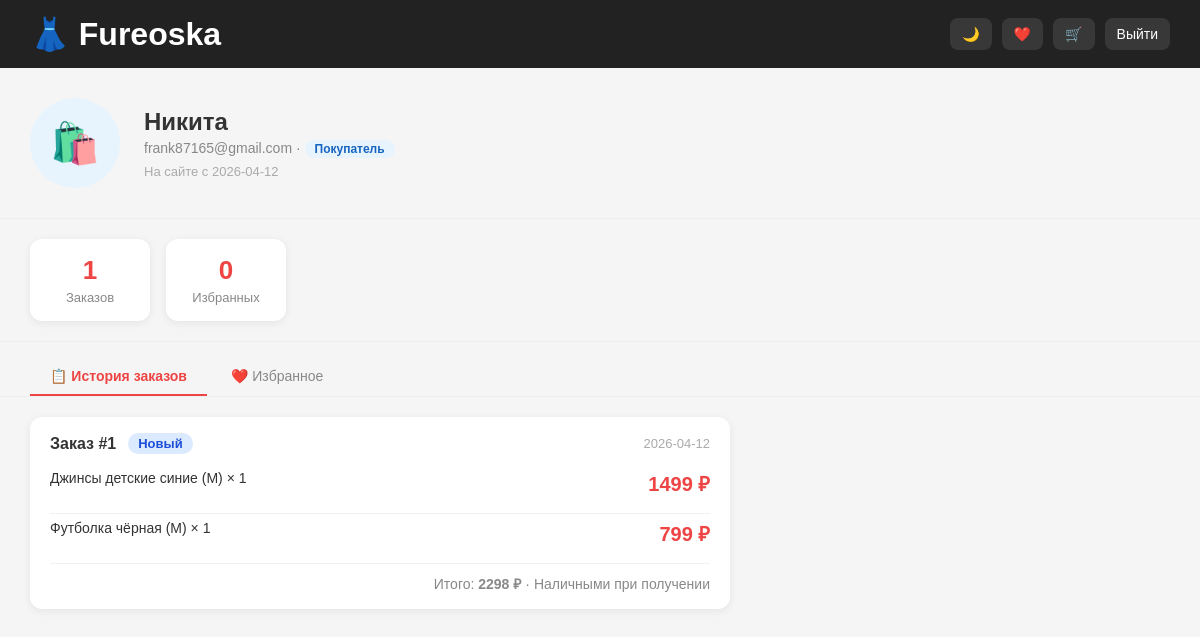
Screenshot of /profile (signed in) with the database file from the repository.
### tables this page shows
CREATE TABLE users (
            id INTEGER PRIMARY KEY AUTOINCREMENT,
            username TEXT UNIQUE NOT NULL,
            email TEXT UNIQUE NOT NULL,
            password TEXT NOT NULL,
            role TEXT NOT NULL DEFAULT 'buyer',
            shop_name TEXT, shop_desc TEXT, avatar TEXT,
            created_at TEXT DEFAULT CURRENT_TIMESTAMP);

CREATE TABLE orders (
            id INTEGER PRIMARY KEY AUTOINCREMENT,
            buyer_id INTEGER, buyer_name TEXT, phone TEXT, email TEXT,
            address TEXT, payment TEXT, total INTEGER,
            status TEXT DEFAULT 'Новый',
            created_at TEXT DEFAULT CURRENT_TIMESTAMP,
            FOREIGN KEY (buyer_id) REFERENCES users(id));

CREATE TABLE order_items (
            id INTEGER PRIMARY KEY AUTOINCREMENT,
            order_id INTEGER, product_id INTEGER, product_name TEXT,
            price INTEGER, size TEXT, qty INTEGER,
            FOREIGN KEY (order_id) REFERENCES orders(id));

### app.py (the view)
@app.route("/profile")
def profile():
    user = current_user()
    if not user: return redirect(url_for("login"))
    if user["role"] == "admin": return redirect(url_for("admin_dashboard"))
    conn = get_db()
    if user["role"] == "seller":
        products_list = conn.execute("SELECT * FROM products WHERE seller_id=? ORDER BY created_at DESC",(user["id"],)).fetchall()
        total_sales = conn.execute("""SELECT COALESCE(SUM(oi.price*oi.qty),0) as total FROM order_items oi
            JOIN products p ON oi.product_id=p.id WHERE p.seller_id=?""",(user["id"],)).fetchone()["total"]
        orders_count = conn.execute("""SELECT COUNT(DISTINCT oi.order_id) as cnt FROM order_items oi
            JOIN products p ON oi.product_id=p.id WHERE p.seller_id=?""",(user["id"],)).fetchone()["cnt"]
        recent_orders = conn.execute("""SELECT o.*,oi.product_name,oi.size,oi.qty,oi.price as item_price,o.id as order_id
            FROM orders o JOIN order_items oi ON o.id=oi.order_id JOIN products p ON oi.product_id=p.id
            WHERE p.seller_id=? ORDER BY o.created_at DESC LIMIT 10""",(user["id"],)).fetchall()
        conn.close()
        return render_template("profile_seller.html",user=user,products=products_list,
            total_sales=total_sales,orders_count=orders_count,recent_orders=recent_orders,
            cart_count=get_cart_count(),dark=get_dark())
    else:
        orders = conn.execute("SELECT * FROM orders WHERE buyer_id=? ORDER BY created_at DESC",(user["id"],)).fetchall()
        orders_with_items = [{"order":o,"lines":conn.execute("SELECT * FROM order_items WHERE order_id=?",(o["id"],)).fetchall()} for o in orders]
        fav_ids = [r["product_id"] for r in conn.execute("SELECT product_id FROM favorites WHERE user_id=?",(user["id"],)).fetchall()]
        fav_products = [p for p in [conn.execute("SELECT * FROM products WHERE id=?",(fid,)).fetchone() for fid in fav_ids] if p]
        conn.close()
        return render_template("profile_buyer.html",user=user,orders=orders_with_items,
            favorites=fav_products,cart_count=get_cart_count(),dark=get_dark())

### app.py (called while the page is built)
def get_db():
    conn = sqlite3.connect(DB)
    conn.row_factory = sqlite3.Row
    return conn

def current_user():
    uid = session.get("user_id")
    if not uid: return None
    conn = get_db()
    user = conn.execute("SELECT * FROM users WHERE id=?",(uid,)).fetchone()
    conn.close()
    return user

def get_cart_count():
    return sum(session.get("cart",{}).values())

def get_dark():
    return session.get("dark",False)

### templates/profile_buyer.html (shortened to what this page needs)
<!DOCTYPE html>
<html>
<head>
    <link rel="stylesheet" href="/static/style.css">
</head>
<body class="{{ 'dark' if dark else '' }}">
    <header>
        <a href="/" style="text-decoration:none; color:inherit;"><h1>👗 Fureoska</h1></a>
        <div class="header-right">
            <a href="/toggle-theme" class="icon-btn">{{ '☀️' if dark else '🌙' }}</a>
            <a href="/favorites" class="icon-btn">❤️</a>
            <a href="/cart" class="icon-btn">🛒 {% if cart_count > 0 %}<span class="badge">{{ cart_count }}</span>{% endif %}</a>
            <a href="/logout" class="icon-btn">Выйти</a>
        </div>
    </header>
    <div class="profile-header">
        <div class="profile-avatar buyer-avatar">🛍️</div>
        <div class="profile-info">
            <h1>{{ user.username }}</h1>
            <p class="profile-username">{{ user.email }} · <span class="role-badge buyer">Покупатель</span></p>
            <p class="profile-date">На сайте с {{ user.created_at[:10] }}</p>
        </div>
    </div>
    <div class="stats-row">
        <div class="stat-card">
            <div class="stat-num">{{ orders|length }}</div>
            <div class="stat-label">Заказов</div>
        </div>
        <div class="stat-card">
            <div class="stat-num">{{ favorites|length }}</div>
            <div class="stat-label">Избранных</div>
        </div>
    </div>
    <div class="profile-tabs">
        <button class="ptab active" onclick="showTab('orders')">📋 История заказов</button>
        <button class="ptab" onclick="showTab('favorites')">❤️ Избранное</button>
    </div>
    <div id="tab-orders" class="tab-content">
        {% if orders %}
        <div class="orders-list">
            {% for entry in orders %}
            <div class="order-card">
                <div class="order-card-header">
                    <span><strong>Заказ #{{ entry.order.id }}</strong></span>
                    <span class="order-status status-{{ entry.order.status | replace(' ', '-') | lower }}">{{ entry.order.status }}</span>
                    <span class="order-date">{{ entry.order.created_at[:10] }}</span>
                </div>
                {% for item in entry.lines %}
                <div class="order-card-body">
                    <span>{{ item.product_name }} ({{ item.size }}) × {{ item.qty }}</span>
                    <span class="price">{{ item.price * item.qty }} ₽</span>
                </div>
                {% endfor %}
                <div class="order-total-line">Итого: <strong>{{ entry.order.total }} ₽</strong> · {{ entry.order.payment }}</div>
            </div>
            {% endfor %}
        </div>
        {% else %}
        <p class="empty">У вас пока нет заказов. <a href="/">Перейти в магазин</a></p>
        {% endif %}
    </div>
</body>
</html>

### static/style.css (style rules this page uses)
* { box-sizing: border-box; margin: 0; padding: 0; }
body { font-family: Arial, sans-serif; background: #f5f5f5; color: #333; transition: background 0.3s, color 0.3s; }
header { background: #222; color: white; padding: 15px 30px; display: flex; justify-content: space-between; align-items: center; flex-wrap: wrap; gap: 10px; }
.header-right { display: flex; align-items: center; gap: 10px; flex-wrap: wrap; }
.icon-btn { color: white; text-decoration: none; font-size: 14px; padding: 8px 12px; border-radius: 8px; background: rgba(255,255,255,0.1); position: relative; }
.price { font-size: 20px; font-weight: bold; color: #e44; margin-bottom: 10px; }
.profile-header { display: flex; gap: 24px; align-items: center; padding: 30px; flex-wrap: wrap; border-bottom: 1px solid #eee; }
.profile-avatar { width: 90px; height: 90px; border-radius: 50%; display: flex; align-items: center; justify-content: center; font-size: 40px; flex-shrink: 0; }
.buyer-avatar { background: #e8f4fd; }
.profile-info { flex: 1; }
.profile-info h1 { font-size: 24px; margin-bottom: 4px; }
.profile-username { color: #888; font-size: 14px; margin-bottom: 6px; }
.profile-date { font-size: 13px; color: #aaa; }
.role-badge { display: inline-block; padding: 2px 10px; border-radius: 20px; font-size: 12px; font-weight: bold; }
.role-badge.buyer { background: #e8f4fd; color: #1565c0; }
.stats-row { display: flex; gap: 16px; padding: 20px 30px; border-bottom: 1px solid #eee; flex-wrap: wrap; }
.stat-card { background: white; border-radius: 12px; padding: 16px 24px; text-align: center; box-shadow: 0 2px 8px rgba(0,0,0,0.07); min-width: 120px; }
.stat-num { font-size: 26px; font-weight: bold; color: #e44; }
.stat-label { font-size: 13px; color: #888; margin-top: 4px; }
.profile-tabs { display: flex; gap: 4px; padding: 16px 30px 0; border-bottom: 1px solid #eee; overflow-x: auto; -webkit-overflow-scrolling: touch; scrollbar-width: none; }
.ptab { padding: 10px 20px; border: none; background: none; cursor: pointer; font-size: 14px; color: #888; border-bottom: 3px solid transparent; margin-bottom: -1px; transition: all 0.2s; white-space: nowrap; flex-shrink: 0; }
.ptab.active { color: #e44; border-bottom-color: #e44; font-weight: bold; }
.tab-content { padding: 20px 30px 40px; }
.orders-list { display: flex; flex-direction: column; gap: 12px; max-width: 700px; }
.order-card { background: white; border-radius: 12px; padding: 16px 20px; box-shadow: 0 2px 8px rgba(0,0,0,0.07); }
.order-card-header { display: flex; gap: 12px; align-items: center; margin-bottom: 10px; flex-wrap: wrap; }
.order-status { background: #e8f4fd; color: #1565c0; padding: 2px 10px; border-radius: 20px; font-size: 12px; }
.order-date { color: #aaa; font-size: 13px; margin-left: auto; }
.order-card-body { display: flex; justify-content: space-between; padding: 6px 0; font-size: 14px; border-bottom: 1px solid #f0f0f0; }
.order-total-line { text-align: right; margin-top: 10px; font-size: 14px; color: #888; }
.order-status { padding: 3px 10px; border-radius: 20px; font-size: 13px; font-weight: bold; }
.status-новый { background: #dbeafe; color: #1d4ed8; }

### rows the page displays
users: username "Никита", email "frank87165@gmail.com", created_at "2026-04-12"
orders: order.id "1", order.status "Новый", order "2026-04-12", order.total "2298", order.payment "Наличными при получении"
order_items: product_name "Джинсы детские синие", size "M", qty "1", item.price*item.qty "1499"
order_items: product_name "Футболка чёрная", size "M", qty "1", item.price*item.qty "799"

### other values shown
{{ '☀️' if dark else '🌙' }} "🌙"
{{ orders|length }} "1"
{{ favorites|length }} "0"
